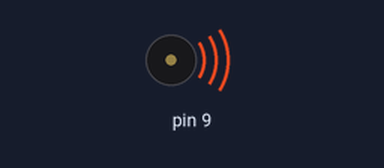
A sketch run on a simulated Arduino Uno, built with avr-gcc and run on an emulated ATmega328P. Shown: buzzer (waves = sounding).

Above: at 0.1 s.
Timing chart, 0 to 1.6 s (numbered marks = the images above):
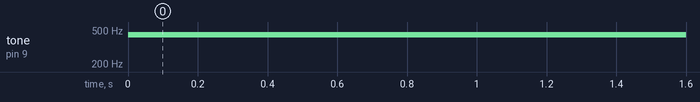

The sketch:

programme2.ino
```cpp
// fonction d'initialisation de la carte
void setup() {
  pinMode(9, OUTPUT); // 9ème broche de la carte en mode sortie
}

// fonction principale
void loop() {
  tone(9, 440, 1000); // fonction générant un signal périodique
}
```

Measured:
- by itself, tone on pin 9: silent → 440 Hz at 0.00 s
